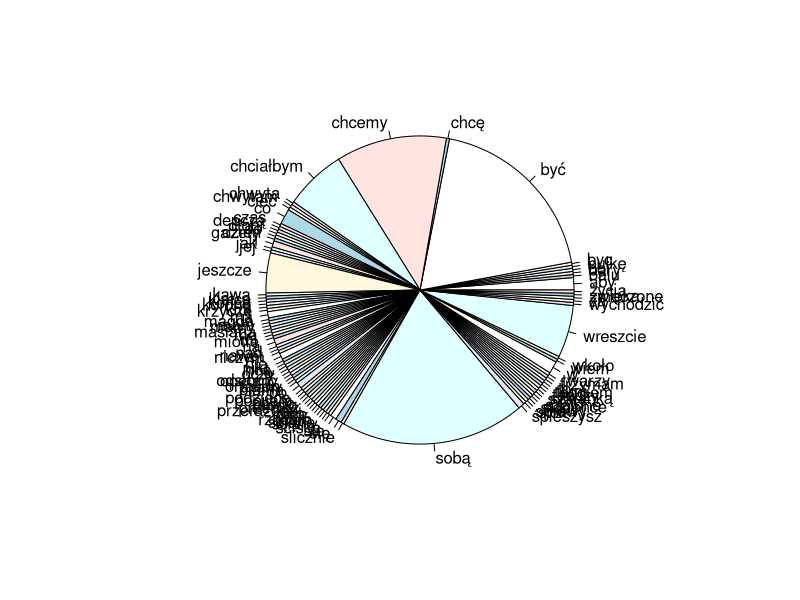

This figure's R source: (Note: this script raises an error after producing the figure.)
lyr <- "Chciałbym być sobą
Chciałbym być sobą wreszcie
Chciałbym być sobą
Chciałbym być sobą jeszcze
Chciałbym być sobą
Chciałbym być sobą wreszcie
Chciałbym być sobą
Chciałbym być sobą jeszcze
Jak co dzień rano bułkę maślaną
Popijam kawą nad gazety plamą
Nikt mi nie powie, wiem co mam robić
Szklanką o ścianę rzucam, chcę wychodzić
Na klatce stoi cieć, co się boi
Nawet odsłonić, miotłę ściska w dłoni
Ortalion szary, chwytam za bary
I przerażonej twarzy krzyczę prosto w nos
Chciałbym być sobą
Chciałbym być sobą wreszcie
Chciałbym być sobą
Chciałbym być sobą jeszcze
Chciałbym być sobą
Chciałbym być sobą wreszcie
Chciałbym być sobą
Chciałbym być sobą jeszcze
Trzymam się ściany, niczym pijany
Tłum wkoło tańczy tangiem opętany
Stopy zmęczone, depczą koronę
Król balu zwleka, oczy ma szalone
Magda w podzięce, chwyta me ręce
I nie ma sprawy, ślicznie jej w sukience
Po co sie śpieszysz, po co sie śpieszysz
Przecież do końca życia mamy na to czas
Aby być sobą
Aby być sobą jeszcze
Aby być sobą
Aby byc sobą wreszcie
Chciałbym być sobą
Chciałbym być sobą wreszcie
Chciałbym być sobą
Chciałbym być sobą jeszcze
Chcemy być sobą
Chcemy być sobą wreszcie
Chcemy być sobą
Chcemy być sobą jeszcze
Chcemy być sobą
Chcemy być sobą jeszcze
Chcemy być sobą
Chcemy być sobą wreszcie
Chcemy być sobą
Chcemy być sobą jeszcze
Chcemy być sobą
Chcemy być sobą wreszcie
Chcemy być sobą
Chcemy być sobą wreszcie
Chcemy być sobą
Chcemy być sobą jeszcze
Chcemy być sobą
Chcemy być sobą wreszcie
Chcemy być sobą
Chcemy być sobą wreszcie
Chcemy być sobą
Chcemy być sobą jeszcze
Chcemy być sobą
Chcemy być sobą wreszcie
Chcemy być sobą
Chcemy być sobą wreszcie
Chcemy być sobą
Chcemy być sobą jeszcze
Chcemy być sobą
Chcemy być sobą wreszcie
Chcemy być sobą
Chcemy być sobą wreszcie
Chcemy być sobą
Chcemy być sobą jeszcze
Chcemy być sobą
Chcemy być sobą wreszcie"

words <- tolower(unlist(stringr::str_split(lyr, "[[:space:][:punct:]]+")))
words
pie(table(words))
View(data.frame(table(words)))

mainwords <- c("chcemy", "chciałbym", "być", "sobą", "wreszcie", "jeszcze")
words2<- words
words2[!(words %in% mainwords)]<-"inne słowa"
words_levels <-c(mainwords, "inne słowa")
#words_levels <-c(mainwords)
words3<-factor(words2, level = words_levels)
levels(words3)<-c('k...a', 'ch.j', 'wóda', 'i', 'p...a', "inne słowa")
pie(table(words3), 
    clockwise=TRUE, 
    col= viridis::viridis(length(mainwords)+1), 
    #    main="Lyrical composition\nof Let It Be", 
    # main="Występowanie poszczególnych słów\n w Let It Be zespołu The Beatles" 
    main="Perfect - 'Chcemy być sobą'\nsłowa składowe", 
    labels=paste(levels(words3),'-', paste0(format(round(table(words3)/sum(table(words3))*100,1), decimal.mark=','),'%')))


# library(ggplot2)
# ggplot(data = as.data.frame(table(words3)), aes(x="", y=Freq, fill=words3)) + 
#   geom_bar(width = 1, stat = "identity", color = "white") +
#   coord_polar("y", start = 0)


